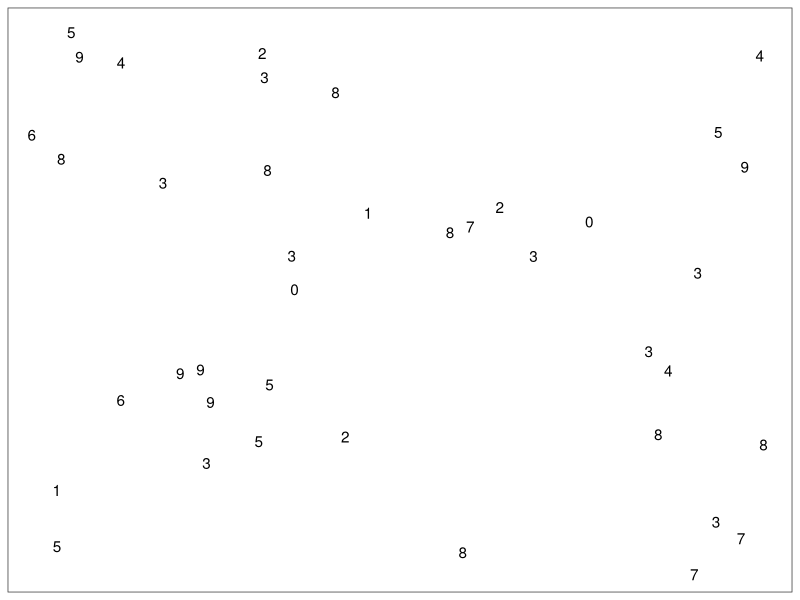
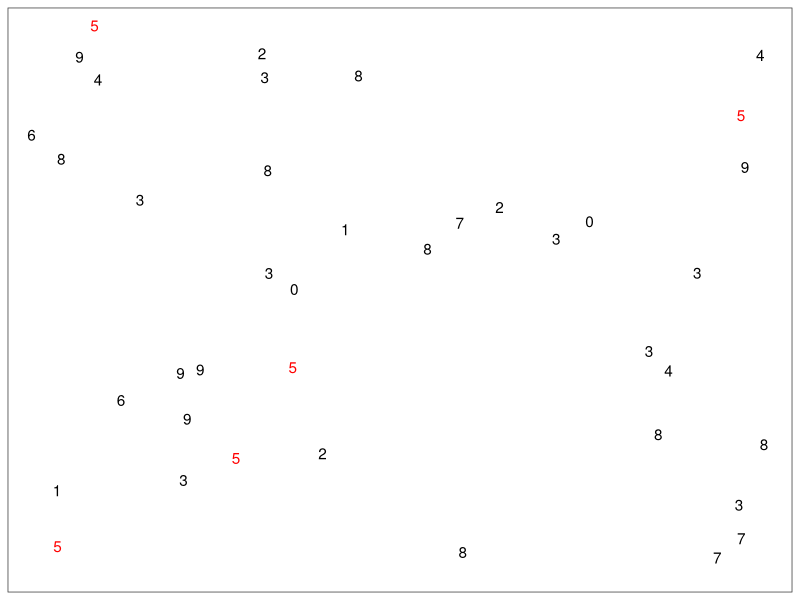
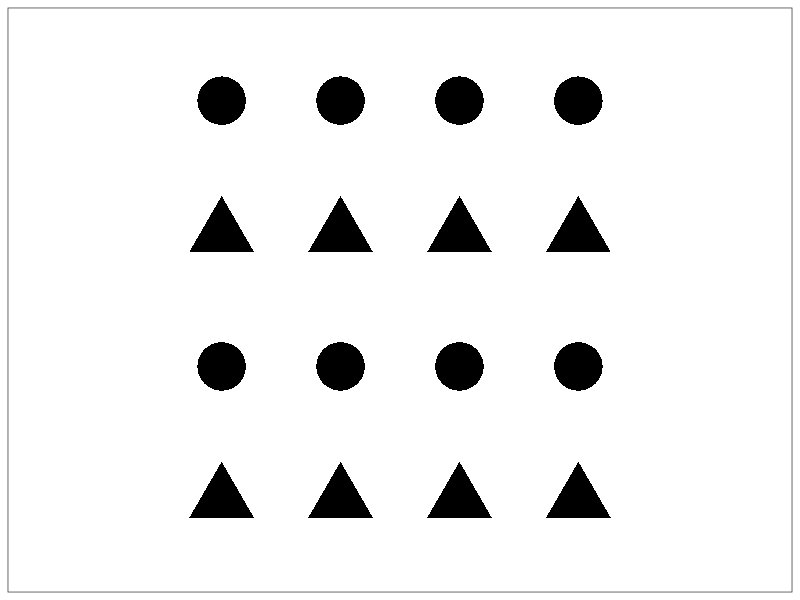
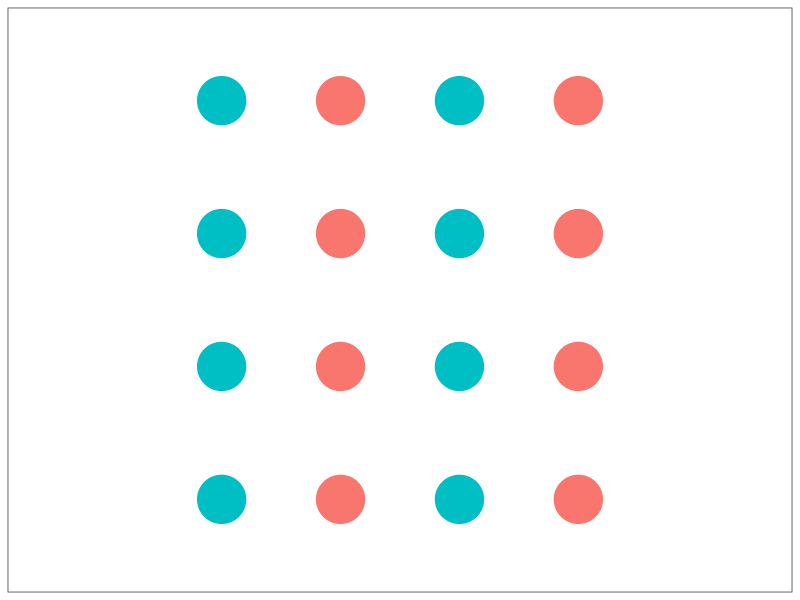
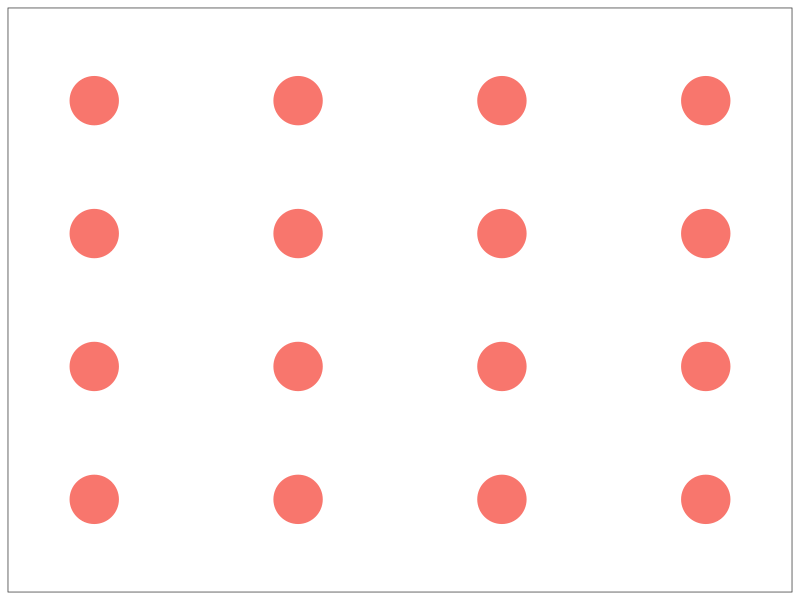
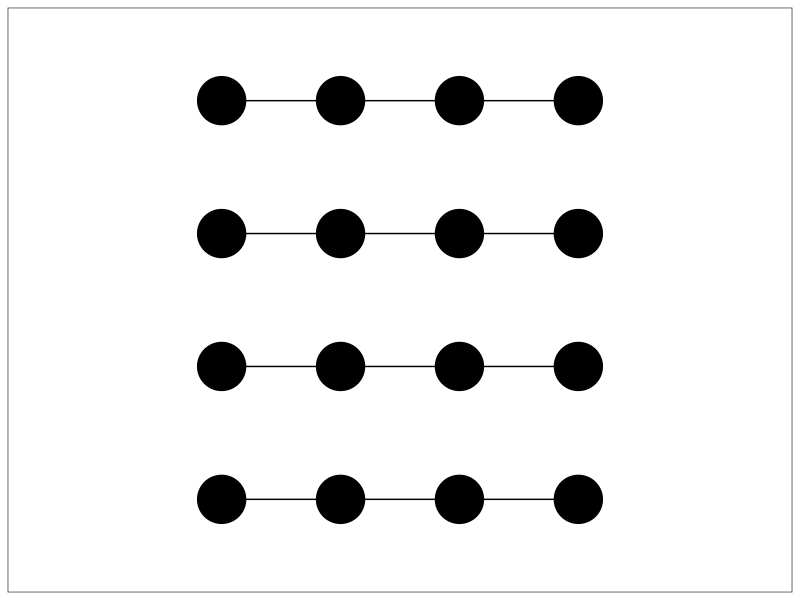
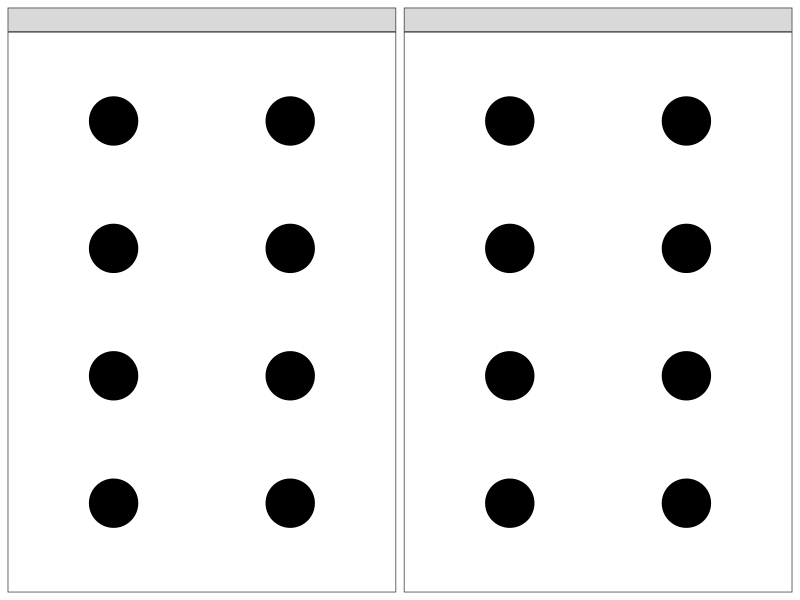
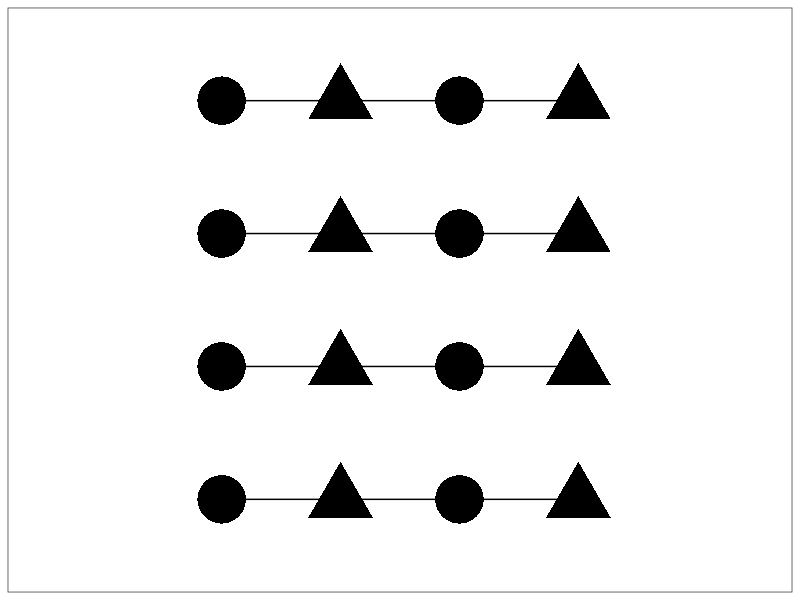

Recreate these plots in R, in order.
## ---- chunk 1
# Unattach any packages that happen to already be loaded. In general this is unecessary
# but is important for the creation of the book to not have package namespaces
# fighting unexpectedly.
pkgs = names(sessionInfo()$otherPkgs)
if( length(pkgs > 0)){
  pkgs = paste('package:', pkgs, sep = "")
  for( i in 1:length(pkgs)){
    detach(pkgs[i], character.only = TRUE, force=TRUE)
  }
}

library(tidyverse) # dplyr, tidyr, ggplot2, etc.
library(ggrepel)

knitr::opts_chunk$set(echo = FALSE)
## ---- chunk 2
seed <- runif(1, 0,1e7) %>% round();
seed <- 1863486
set.seed(seed)
n <- 40
fives <- data.frame(x=runif(n), y=runif(n), label = runif(n, 0,10) %>% floor()) %>%
  mutate(Group = label == 5)

ggplot(fives, aes(x=x, y=y, label=label)) +
  geom_text_repel() +
  theme_bw() +
  scale_x_continuous(breaks=NULL) +
  scale_y_continuous(breaks=NULL) +
  labs(y=NULL, x=NULL)
## ---- chunk 3
ggplot(fives, aes(x=x, y=y, label=label, color=Group)) +
  geom_text_repel() +
  theme_bw() +
  scale_color_manual( values = c('black','red')) + 
  scale_x_continuous(breaks=NULL) +
  scale_y_continuous(breaks=NULL) +
  theme(legend.position = 'none') +
  labs(y=NULL, x=NULL)
## ---- chunk 4
expand.grid(x=1:4, y=1:4) %>%
  mutate(group=ifelse(y %in% c(2,4), 'G1', 'G2')) %>%
  ggplot(aes(x=x, y=y, shape=group)) +
  geom_point(size=16) +
  theme_bw() + 
  scale_x_continuous(breaks=NULL, limits = c(-.5, 5.5)) +
  scale_y_continuous(breaks=NULL, limits = c(.5, 4.5)) +
  theme(legend.position = 'none') +
  labs(y=NULL, x=NULL)
## ---- chunk 5
expand.grid(x=1:4, y=1:4) %>%
  mutate(group=ifelse(x %in% c(2,4), 'G1', 'G2')) %>%
  ggplot(aes(x=x, y=y, color=group)) +
  geom_point(size=16) +
  theme_bw() + 
  scale_x_continuous(breaks=NULL, limits = c(-.5, 5.5)) +
  scale_y_continuous(breaks=NULL, limits = c(.5, 4.5)) +
  theme(legend.position = 'none') +
  labs(y=NULL, x=NULL)
## ---- chunk 6
expand.grid(x=1:4*2, y=1:4) %>%
  mutate(group='G1') %>%
  ggplot(aes(x=x, y=y, color=group)) +
  geom_point(size=16) +
  theme_bw() + 
  scale_x_continuous(breaks=NULL, limits = c(1.5, 8.5)) +
  scale_y_continuous(breaks=NULL, limits = c(.5, 4.5)) +
  theme(legend.position = 'none') +
  labs(y=NULL, x=NULL)
## ---- chunk 7
expand.grid(x=1:4, y=1:4) %>%
  mutate(group=paste('G', y, sep='')) %>%
  ggplot(aes(x=x, y=y, group=group)) +
  geom_point(size=16) +
  geom_line() +
  theme_bw() + 
  scale_x_continuous(breaks=NULL, limits = c(-.5, 5.5)) +
  scale_y_continuous(breaks=NULL, limits = c(.5, 4.5)) +
  theme(legend.position = 'none') +
  labs(y=NULL, x=NULL)
## ---- chunk 8
no_label <- as_labeller( function(input){ ifelse(input=='G1', ' ', '  ')} )
expand.grid(x=1:2, y=1:4, group=c('G1','G2')) %>%
  ggplot(aes(x=x, y=y, group=group)) +
  geom_point(size=16) +
  facet_grid(.~group, labeller=no_label) +
  theme_bw() + 
  scale_x_continuous(breaks=NULL, limits = c(.5, 2.5)) +
  scale_y_continuous(breaks=NULL, limits = c(.5, 4.5)) +
  theme(legend.position = 'none') +
  labs(y=NULL, x=NULL)
## ---- chunk 9
expand.grid(x=1:4, y=1:4) %>%
  mutate(group=paste('G', y, sep='')) %>%
  mutate(shape_group = ifelse(x %in% c(1,3), 'S1','S2')) %>%
  ggplot(aes(x=x, y=y, group=group)) +
  geom_point(mapping = aes(shape=shape_group), size=16, ) +
  geom_line() +
  theme_bw() + 
  scale_x_continuous(breaks=NULL, limits = c(-.5, 5.5)) +
  scale_y_continuous(breaks=NULL, limits = c(.5, 4.5)) +
  theme(legend.position = 'none') +
  labs(y=NULL, x=NULL)
## ---- chunk 10
no_label <- as_labeller( function(input){ ifelse(input=='G1', ' ', '  ')} )
expand.grid(x=1:2, y=1:4, group=c('G1','G2')) %>%
  mutate(shape_group = ifelse(x %in% c(1,3), 'S1','S2')) %>%
  ggplot(aes(x=x, y=y, group=group)) +
  geom_point(aes(shape=shape_group), size=16) +
  facet_grid(.~group, labeller=no_label) +
  theme_bw() + 
  scale_x_continuous(breaks=NULL, limits = c(.5, 2.5)) +
  scale_y_continuous(breaks=NULL, limits = c(.5, 4.5)) +
  theme(legend.position = 'none') +
  labs(y=NULL, x=NULL)
## ---- chunk 11
library(ggplot2)
library(dplyr)
means <- warpbreaks %>% group_by(tension, wool) %>% 
  summarize(breaks=mean(breaks))
                                                              
ggplot( warpbreaks, aes(x=tension, y=breaks, shape=wool)) +
  geom_point() +
  ggtitle( "Can't easily distiguish wool types.")
  
ggplot( warpbreaks, aes(x=tension, y=breaks, shape=wool, color=wool)) +
  geom_point() +
  ggtitle( "Can't see the trend.")

ggplot( warpbreaks, aes(x=tension, y=breaks, color=wool)) +
  geom_point(aes(shape=wool)) +
  geom_line(data=means, aes(x=as.numeric(tension), y=breaks)) +
  ggtitle( "Adding connections between means, the trend is clear")

ggplot( warpbreaks, aes(x=tension, y=breaks, color=wool)) +
  geom_point(aes(shape=wool)) +
  geom_line(data=means, aes(x=as.numeric(tension), y=breaks)) +
  facet_grid(. ~ wool) +
  ggtitle( "Trend is clear, but magnitude is harder")

ggplot( warpbreaks, aes(x=tension, y=breaks, color=wool)) +
  geom_point(aes(shape=wool)) +
  geom_line(data=means, aes(x=as.numeric(tension), y=breaks)) +
  facet_grid(wool ~ .) +
  ggtitle( "Non-Aligned y-axis is worse")

